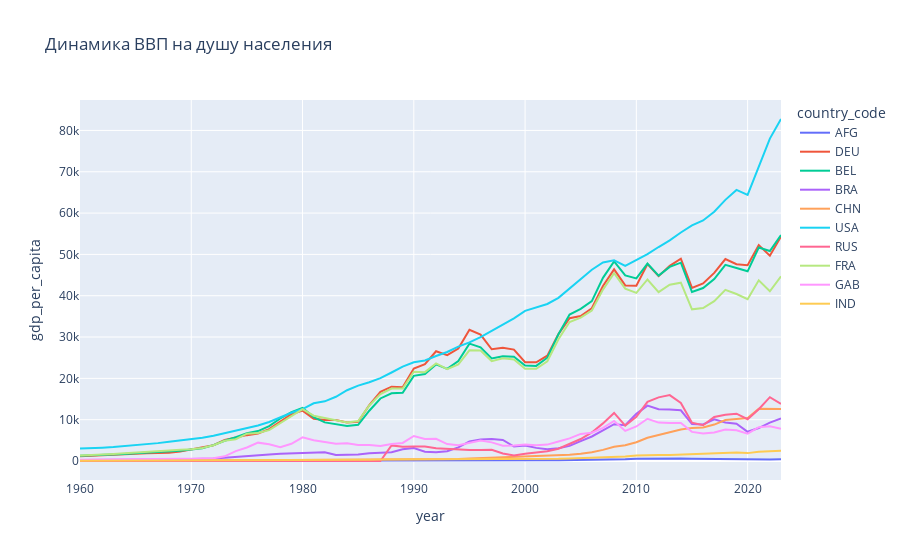

Write notebook code for a chart like this one.
### Markdown cell above
Построить несколько графиков разного вида.

### Code cell
fig = px.line(df_filtered, x='year', y='gdp_per_capita', color='country_code',
              title='Динамика ВВП на душу населения')
fig.show()
